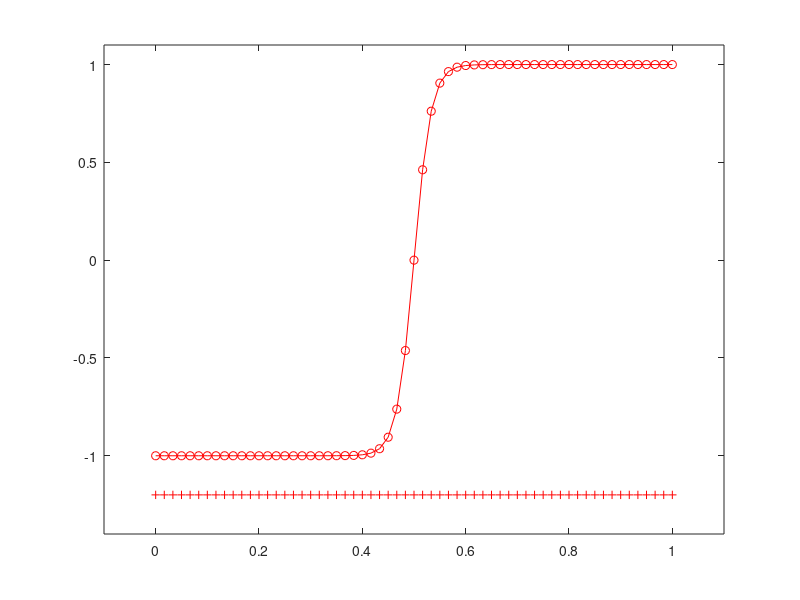

Here is the MATLAB script that generated this plot: (Note: this script raises an error after producing the figure.)
function ex1d_1()
%
% example for adaptive mesh generation for given functions for intervals
%
%%%%%%%%%%%%%%%%%%%%%%%%%%%%%%%%%%%%%%%%%%%%%%%%%%%%%%%%%%%%%%%%%%%%%%%%%%%%%%%%

if (~isdeployed)
  addpath('../src_MMPDElab');
end

% set the basic parameters

   % mmpde_int_method: 'ode15s' (default) or 'ode45'
   % mmpde_dt0: (tspan(end-1)-tspan(1))/5 or other positive numbers
   % mmpde_abstol: 1e-6 (default for ode15s), 1e-8 (default for ode15s)
   % method: 'MovMesh', 'MovMesh_XM', or 'MovMesh_X'

   mmpde_tau = 1e-2;
   mmpde_ncycles = 3;
   mmpde_alpha = [];
   mmpde_int_method = [];
   mmpde_dt0 = [];
   mmpde_tf = 0.1;
   mmpde_abstol = [];
   method = 'MovMesh';
   nn = 10;

% set the initial meshes, find the indices of the corner points and fix them 

   jmax = 61;  

   X = linspace(0,1,jmax)';
   tri = [(1:jmax-1)',(2:jmax)'];
   tri_bf = [1;jmax];
   
   Nv = jmax;
   d = 1;
   N = jmax-1;
   Xi_ref = X;

   % define nodes_fixed: corners are fixed
   nodes_fixed = [1;jmax];
   
   % perturb the mesh
%{      
   h = (1/N)^(1/d);
   dX = (2*rand(Nv,d)-1)*0.5*h*0.8;
   dX(tri_bf,:) = 0;
   X = X + dX;
%}
   
   figure(1)
   clf
   U = uexact(0, X);
   plot(X,U,'r-o');
   axis([-0.1 1.1 -1.4 1.1]);
   hold on
   plot(X,ones(Nv,1)*(-1.2),'+r');
   hold off
   drawnow;
   
% perform integration (to generate the adaptive mesh)

   TT = zeros(nn,1);
   Ih = zeros(nn,1);
   Kmin = zeros(nn,1);
   
   tcpu = cputime;

   for n=1:nn

      % compute metric tensor      
      U = uexact(0, X);
      M = MovMesh_metric(U,X,tri,tri_bf,mmpde_alpha);
      M = MovMesh_metric_smoothing(M,mmpde_ncycles,X,tri);

      if (n==1)
         [Qgeo,Qeq,Qali] = MovMesh_MeshQualMeasure(X,tri,M);
      end
      
      switch (method)
      case 'MovMesh' % xi-formulation
         [Xnew,Ih(n),Kmin(n)] = MovMesh([0,mmpde_tf],Xi_ref,X,M,mmpde_tau,tri,tri_bf, ...
                        nodes_fixed,mmpde_int_method,mmpde_dt0,mmpde_abstol);
      case 'MovMesh_XM' % x-formulation
         [Xnew,Ih(n),Kmin(n)] = MovMesh_XM([0,mmpde_tf],X,M,mmpde_tau,tri,tri_bf, ...
                       nodes_fixed,mmpde_int_method,mmpde_dt0,mmpde_abstol);
      case 'MovMesh_X' % x-formulation with M = I (no adaptation)
         [Xnew,Ih(n),Kmin(n)] = MovMesh_X([0,mmpde_tf],X,mmpde_tau,tri,tri_bf, ...
                       nodes_fixed,mmpde_int_method,mmpde_dt0,mmpde_abstol);
      end

      fprintf('--- n = %d  Ih = %e\n', n, Ih(n));
      
      TT(n) = n;
      X = Xnew;
      
      figure(2)
      U = uexact(0, X);
      plot(X,U,'-o');
      axis([-0.1 1.1 -1.4 1.1]);
      hold on
      plot(X,ones(Nv,1)*(-1.2),'+r');
      hold off
      drawnow;
      
   end
   
   tcpu = cputime-tcpu;
   fprintf('\n --- total elapsed cpu time = %e \n\n', tcpu);

% output

   U = uexact(0,X);
   err = MovFEM_Error_P1L2(@uexact,0,X,U,tri,tri_bf);
   fprintf('(Nv, N, error) = %d %d %e\n', Nv, N, err);
   fprintf('initial mesh (Qgeo, Qeq, Qali) = %e %e %e\n', Qgeo, Qeq, Qali)
   [Qgeo,Qeq,Qali] = MovMesh_MeshQualMeasure(X,tri,M);
   fprintf('final   mesh (Qgeo, Qeq, Qali) = %e %e %e\n', Qgeo, Qeq, Qali)

   figure(4)
   clf
   plot(TT,Ih,'r-o');
   title('Ih')

   figure(5)
   clf
   semilogy(TT(1:end-1),abs(Ih(2:end)-Ih(1:end-1)),'-o');
   title('Ih - diff')

   figure(6)
   clf
   semilogy(TT,Kmin,'r-o');
   title('Kmin')

%%%%%%%%%%%%%%%%%%%%%%%%%%%%%%%%%%%%%%%%%%%%%%%%%%%%%%%%%%%%%%%%%%%%%%%%%%%%%%%%

function u = uexact(t, x)

u = zeros(size(x,1),1);

example = 2;

switch (example)

case 1

   u = sin(2*pi.*x(:,1));

case 2

   R = 30;
   u = tanh(R*(x(:,1)-0.5));
   
case 3

   R = 30;
   u = tanh(R*x);
      
end

